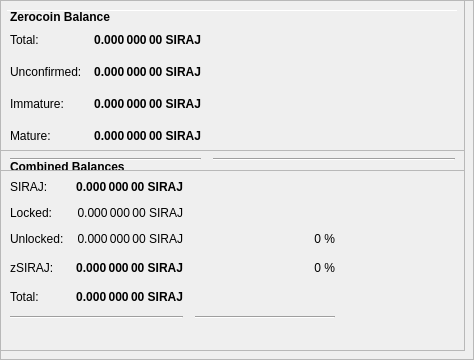
        <widget class="QFrame" name="frameObfuscation">
         <property name="minimumSize">
          <size>
           <width>0</width>
           <height>350</height>
          </size>
         </property>
         <property name="layoutDirection">
          <enum>Qt::LeftToRight</enum>
         </property>
         <property name="frameShape">
          <enum>QFrame::StyledPanel</enum>
         </property>
         <property name="frameShadow">
          <enum>QFrame::Raised</enum>
         </property>
         <widget class="QPushButton" name="runAutoDenom">
          <property name="geometry">
           <rect>
            <x>251</x>
            <y>17</y>
            <width>1</width>
            <height>1</height>
           </rect>
          </property>
          <property name="palette">
           <palette>
            <active>
             <colorrole role="WindowText">
              <brush brushstyle="SolidPattern">
               <color alpha="255">
                <red>0</red>
                <green>0</green>
                <blue>0</blue>
               </color>
              </brush>
             </colorrole>
             <colorrole role="Button">
              <brush brushstyle="SolidPattern">
               <color alpha="255">
                <red>239</red>
                <green>238</green>
                <blue>238</blue>
               </color>
              </brush>
             </colorrole>
             <colorrole role="Light">
              <brush brushstyle="SolidPattern">
               <color alpha="255">
                <red>255</red>
                <green>255</green>
                <blue>255</blue>
               </color>
              </brush>
             </colorrole>
             <colorrole role="Midlight">
              <brush brushstyle="SolidPattern">
               <color alpha="255">
                <red>247</red>
                <green>246</green>
                <blue>246</blue>
               </color>
              </brush>
             </colorrole>
             <colorrole role="Dark">
              <brush brushstyle="SolidPattern">
               <color alpha="255">
                <red>119</red>
                <green>119</green>
                <blue>119</blue>
               </color>
              </brush>
             </colorrole>
             <colorrole role="Mid">
              <brush brushstyle="SolidPattern">
               <color alpha="255">
                <red>159</red>
                <green>159</green>
                <blue>159</blue>
               </color>
              </brush>
             </colorrole>
             <colorrole role="Text">
              <brush brushstyle="SolidPattern">
               <color alpha="255">
                <red>0</red>
                <green>0</green>
                <blue>0</blue>
               </color>
              </brush>
             </colorrole>
             <colorrole role="BrightText">
              <brush brushstyle="SolidPattern">
               <color alpha="255">
                <red>255</red>
                <green>255</green>
                <blue>255</blue>
               </color>
              </brush>
             </colorrole>
             <colorrole role="ButtonText">
              <brush brushstyle="SolidPattern">
               <color alpha="255">
                <red>0</red>
                <green>0</green>
                <blue>0</blue>
               </color>
              </brush>
             </colorrole>
             <colorrole role="Base">
              <brush brushstyle="SolidPattern">
               <color alpha="255">
                <red>255</red>
                <green>255</green>
                <blue>255</blue>
               </color>
              </brush>
             </colorrole>
             <colorrole role="Window">
              <brush brushstyle="SolidPattern">
               <color alpha="255">
                <red>239</red>
                <green>238</green>
                <blue>238</blue>
               </color>
              </brush>
             </colorrole>
             <colorrole role="Shadow">
              <brush brushstyle="SolidPattern">
               <color alpha="255">
                <red>0</red>
                <green>0</green>
                <blue>0</blue>
               </color>
              </brush>
             </colorrole>
             <colorrole role="AlternateBase">
              <brush brushstyle="SolidPattern">
               <color alpha="255">
                <red>247</red>
                <green>246</green>
                <blue>246</blue>
               </color>
              </brush>
             </colorrole>
             <colorrole role="ToolTipBase">
              <brush brushstyle="SolidPattern">
               <color alpha="255">
                <red>255</red>
                <green>255</green>
                <blue>220</blue>
               </color>
              </brush>
             </colorrole>
             <colorrole role="ToolTipText">
              <brush brushstyle="SolidPattern">
               <color alpha="255">
                <red>0</red>
                <green>0</green>
                <blue>0</blue>
               </color>
              </brush>
             </colorrole>
            </active>
            <inactive>
             <colorrole role="WindowText">
              <brush brushstyle="SolidPattern">
               <color alpha="255">
                <red>0</red>
                <green>0</green>
                <blue>0</blue>
               </color>
              </brush>
             </colorrole>
             <colorrole role="Button">
              <brush brushstyle="SolidPattern">
               <color alpha="255">
                <red>239</red>
                <green>238</green>
                <blue>238</blue>
               </color>
              </brush>
             </colorrole>
             <colorrole role="Light">
              <brush brushstyle="SolidPattern">
               <color alpha="255">
                <red>255</red>
                <green>255</green>
                <blue>255</blue>
               </color>
              </brush>
             </colorrole>
             <colorrole role="Midlight">
              <brush brushstyle="SolidPattern">
               <color alpha="255">
                <red>247</red>
                <green>246</green>
                <blue>246</blue>
               </color>
              </brush>
             </colorrole>
             <colorrole role="Dark">
              <brush brushstyle="SolidPattern">
               <color alpha="255">
                <red>119</red>
                <green>119</green>
                <blue>119</blue>
               </color>
              </brush>
             </colorrole>
             <colorrole role="Mid">
              <brush brushstyle="SolidPattern">
               <color alpha="255">
                <red>159</red>
                <green>159</green>
                <blue>159</blue>
               </color>
              </brush>
             </colorrole>
             <colorrole role="Text">
              <brush brushstyle="SolidPattern">
               <color alpha="255">
                <red>0</red>
                <green>0</green>
                <blue>0</blue>
               </color>
              </brush>
             </colorrole>
             <colorrole role="BrightText">
              <brush brushstyle="SolidPattern">
               <color alpha="255">
                <red>255</red>
                <green>255</green>
                <blue>255</blue>
               </color>
              </brush>
             </colorrole>
             <colorrole role="ButtonText">
              <brush brushstyle="SolidPattern">
               <color alpha="255">
                <red>0</red>
                <green>0</green>
                <blue>0</blue>
               </color>
              </brush>
             </colorrole>
             <colorrole role="Base">
              <brush brushstyle="SolidPattern">
               <color alpha="255">
                <red>255</red>
                <green>255</green>
                <blue>255</blue>
               </color>
              </brush>
             </colorrole>
             <colorrole role="Window">
              <brush brushstyle="SolidPattern">
               <color alpha="255">
                <red>239</red>
                <green>238</green>
                <blue>238</blue>
               </color>
              </brush>
             </colorrole>
             <colorrole role="Shadow">
              <brush brushstyle="SolidPattern">
               <color alpha="255">
                <red>0</red>
                <green>0</green>
                <blue>0</blue>
               </color>
              </brush>
             </colorrole>
             <colorrole role="AlternateBase">
              <brush brushstyle="SolidPattern">
               <color alpha="255">
                <red>247</red>
                <green>246</green>
                <blue>246</blue>
               </color>
              </brush>
             </colorrole>
             <colorrole role="ToolTipBase">
              <brush brushstyle="SolidPattern">
               <color alpha="255">
                <red>255</red>
                <green>255</green>
                <blue>220</blue>
               </color>
              </brush>
             </colorrole>
             <colorrole role="ToolTipText">
              <brush brushstyle="SolidPattern">
               <color alpha="255">
                <red>0</red>
                <green>0</green>
                <blue>0</blue>
               </color>
              </brush>
             </colorrole>
            </inactive>
            <disabled>
             <colorrole role="WindowText">
              <brush brushstyle="SolidPattern">
               <color alpha="255">
                <red>119</red>
                <green>119</green>
                <blue>119</blue>
               </color>
              </brush>
             </colorrole>
             <colorrole role="Button">
              <brush brushstyle="SolidPattern">
               <color alpha="255">
                <red>239</red>
                <green>238</green>
                <blue>238</blue>
               </color>
              </brush>
             </colorrole>
             <colorrole role="Light">
              <brush brushstyle="SolidPattern">
               <color alpha="255">
                <red>255</red>
                <green>255</green>
                <blue>255</blue>
               </color>
              </brush>
             </colorrole>
             <colorrole role="Midlight">
              <brush brushstyle="SolidPattern">
               <color alpha="255">
                <red>247</red>
                <green>246</green>
                <blue>246</blue>
               </color>
              </brush>
             </colorrole>
             <colorrole role="Dark">
              <brush brushstyle="SolidPattern">
               <color alpha="255">
                <red>119</red>
                <green>119</green>
                <blue>119</blue>
               </color>
              </brush>
             </colorrole>
             <colorrole role="Mid">
              <brush brushstyle="SolidPattern">
               <color alpha="255">
                <red>159</red>
                <green>159</green>
                <blue>159</blue>
               </color>
              </brush>
             </colorrole>
             <colorrole role="Text">
              <brush brushstyle="SolidPattern">
               <color alpha="255">
                <red>119</red>
                <green>119</green>
                <blue>119</blue>
               </color>
              </brush>
             </colorrole>
             <colorrole role="BrightText">
              <brush brushstyle="SolidPattern">
               <color alpha="255">
                <red>255</red>
                <green>255</green>
                <blue>255</blue>
               </color>
              </brush>
             </colorrole>
             <colorrole role="ButtonText">
              <brush brushstyle="SolidPattern">
               <color alpha="255">
                <red>119</red>
                <green>119</green>
                <blue>119</blue>
               </color>
              </brush>
             </colorrole>
             <colorrole role="Base">
              <brush brushstyle="SolidPattern">
               <color alpha="255">
                <red>239</red>
                <green>238</green>
                <blue>238</blue>
               </color>
              </brush>
             </colorrole>
             <colorrole role="Window">
              <brush brushstyle="SolidPattern">
               <color alpha="255">
                <red>239</red>
                <green>238</green>
                <blue>238</blue>
               </color>
              </brush>
             </colorrole>
             <colorrole role="Shadow">
              <brush brushstyle="SolidPattern">
               <color alpha="255">
                <red>0</red>
                <green>0</green>
                <blue>0</blue>
               </color>
              </brush>
             </colorrole>
             <colorrole role="AlternateBase">
              <brush brushstyle="SolidPattern">
               <color alpha="255">
                <red>239</red>
                <green>238</green>
                <blue>238</blue>
               </color>
              </brush>
             </colorrole>
             <colorrole role="ToolTipBase">
              <brush brushstyle="SolidPattern">
               <color alpha="255">
                <red>255</red>
                <green>255</green>
                <blue>220</blue>
               </color>
              </brush>
             </colorrole>
             <colorrole role="ToolTipText">
              <brush brushstyle="SolidPattern">
               <color alpha="255">
                <red>0</red>
                <green>0</green>
                <blue>0</blue>
               </color>
              </brush>
             </colorrole>
            </disabled>
           </palette>
          </property>
          <property name="focusPolicy">
           <enum>Qt::NoFocus</enum>
          </property>
          <property name="autoFillBackground">
           <bool>true</bool>
          </property>
          <property name="text">
           <string/>
          </property>
          <property name="flat">
           <bool>true</bool>
          </property>
         </widget>
         <widget class="Line" name="line">
          <property name="geometry">
           <rect>
            <x>7</x>
            <y>10</y>
            <width>451</width>
            <height>1</height>
           </rect>
          </property>
          <property name="orientation">
           <enum>Qt::Horizontal</enum>
          </property>
         </widget>
         <widget class="QFrame" name="frame_3">
          <property name="geometry">
           <rect>
            <x>0</x>
            <y>150</y>
            <width>465</width>
            <height>201</height>
           </rect>
          </property>
          <property name="frameShape">
           <enum>QFrame::StyledPanel</enum>
          </property>
          <property name="frameShadow">
           <enum>QFrame::Raised</enum>
          </property>
          <layout class="QVBoxLayout" name="verticalLayout_5">
           <item>
            <layout class="QHBoxLayout" name="horizontalLayout_5" stretch="0">
             <item>
              <widget class="QLabel" name="label_5z">
               <property name="maximumSize">
                <size>
                 <width>16777215</width>
                 <height>20</height>
                </size>
               </property>
               <property name="font">
                <font>
                 <weight>75</weight>
                 <bold>true</bold>
                </font>
               </property>
               <property name="toolTip">
                <string>Combined Balances (including unconfirmed and immature coins)</string>
               </property>
               <property name="text">
                <string>&lt;html&gt;&lt;head/&gt;&lt;body&gt;&lt;p&gt;Combined Balances&lt;/p&gt;&lt;/body&gt;&lt;/html&gt;</string>
               </property>
              </widget>
             </item>
            </layout>
           </item>
           <item>
            <layout class="QGridLayout" name="gridLayout_3">
             <property name="spacing">
              <number>12</number>
             </property>
             <item row="7" column="0" colspan="2">
              <widget class="Line" name="lineSpendableBalance_3">
               <property name="orientation">
                <enum>Qt::Horizontal</enum>
               </property>
              </widget>
             </item>
             <item row="7" column="2">
              <widget class="Line" name="lineWatchBalance_3">
               <property name="sizePolicy">
                <sizepolicy hsizetype="Preferred" vsizetype="Fixed">
                 <horstretch>0</horstretch>
                 <verstretch>0</verstretch>
                </sizepolicy>
               </property>
               <property name="minimumSize">
                <size>
                 <width>140</width>
                 <height>0</height>
                </size>
               </property>
               <property name="orientation">
                <enum>Qt::Horizontal</enum>
               </property>
              </widget>
             </item>
             <item row="4" column="1">
              <widget class="QLabel" name="labelzBalancez">
               <property name="font">
                <font>
                 <weight>75</weight>
                 <bold>true</bold>
                </font>
               </property>
               <property name="cursor">
                <cursorShape>IBeamCursor</cursorShape>
               </property>
               <property name="toolTip">
                <string>Total of transactions that have yet to be confirmed, and do not yet count toward the spendable balance</string>
               </property>
               <property name="text">
                <string notr="true">0.000 000 00 SIRAJ</string>
               </property>
               <property name="alignment">
                <set>Qt::AlignRight|Qt::AlignTrailing|Qt::AlignVCenter</set>
               </property>
               <property name="textInteractionFlags">
                <set>Qt::LinksAccessibleByMouse|Qt::TextSelectableByKeyboard|Qt::TextSelectableByMouse</set>
               </property>
              </widget>
             </item>
             <item row="6" column="1">
              <widget class="QLabel" name="labelTotalz">
               <property name="font">
                <font>
                 <weight>75</weight>
                 <bold>true</bold>
                </font>
               </property>
               <property name="cursor">
                <cursorShape>IBeamCursor</cursorShape>
               </property>
               <property name="toolTip">
                <string>Total Balance, including unconfirmed and immature coins.</string>
               </property>
               <property name="text">
                <string notr="true">0.000 000 00 SIRAJ</string>
               </property>
               <property name="alignment">
                <set>Qt::AlignRight|Qt::AlignTrailing|Qt::AlignVCenter</set>
               </property>
               <property name="textInteractionFlags">
                <set>Qt::LinksAccessibleByMouse|Qt::TextSelectableByKeyboard|Qt::TextSelectableByMouse</set>
               </property>
              </widget>
             </item>
             <item row="4" column="3">
              <spacer name="horizontalSpacer_6">
               <property name="orientation">
                <enum>Qt::Horizontal</enum>
               </property>
               <property name="sizeHint" stdset="0">
                <size>
                 <width>40</width>
                 <height>20</height>
                </size>
               </property>
              </spacer>
             </item>
             <item row="6" column="0">
              <widget class="QLabel" name="labelTotalTextz">
               <property name="text">
                <string>Total:</string>
               </property>
              </widget>
             </item>
             <item row="1" column="0">
              <widget class="QLabel" name="labelBalanceTextz">
               <property name="text">
                <string>SIRAJ:</string>
               </property>
              </widget>
             </item>
             <item row="1" column="1">
              <widget class="QLabel" name="labelBalancez">
               <property name="font">
                <font>
                 <weight>75</weight>
                 <bold>true</bold>
                </font>
               </property>
               <property name="cursor">
                <cursorShape>IBeamCursor</cursorShape>
               </property>
               <property name="toolTip">
                <string>Your current spendable balance</string>
               </property>
               <property name="text">
                <string notr="true">0.000 000 00 SIRAJ</string>
               </property>
               <property name="alignment">
                <set>Qt::AlignRight|Qt::AlignTrailing|Qt::AlignVCenter</set>
               </property>
               <property name="textInteractionFlags">
                <set>Qt::LinksAccessibleByMouse|Qt::TextSelectableByKeyboard|Qt::TextSelectableByMouse</set>
               </property>
              </widget>
             </item>
             <item row="4" column="0">
              <widget class="QLabel" name="labelzBalanceTextz">
               <property name="toolTip">
                <string/>
               </property>
               <property name="text">
                <string>zSIRAJ:</string>
               </property>
              </widget>
             </item>
             <item row="4" column="2">
              <widget class="QLabel" name="labelzSIRAJPercent">
               <property name="toolTip">
                <string>Current percentage of zSIRAJ.
If AutoMint is enabled this percentage will settle around the configured AutoMint percentage (default = 10%)</string>
               </property>
               <property name="text">
                <string>0 %</string>
               </property>
               <property name="alignment">
                <set>Qt::AlignRight|Qt::AlignTrailing|Qt::AlignVCenter</set>
               </property>
              </widget>
             </item>
             <item row="6" column="2">
              <widget class="QLabel" name="label100Percent">
               <property name="text">
                <string/>
               </property>
               <property name="alignment">
                <set>Qt::AlignRight|Qt::AlignTrailing|Qt::AlignVCenter</set>
               </property>
              </widget>
             </item>
             <item row="2" column="1">
              <widget class="QLabel" name="labelLockedBalance">
               <property name="toolTip">
                <string>Locked SIRAJ or Masternode collaterals. These are excluded from zSIRAJ minting.</string>
               </property>
               <property name="text">
                <string>0.000 000 00 SIRAJ</string>
               </property>
               <property name="alignment">
                <set>Qt::AlignRight|Qt::AlignTrailing|Qt::AlignVCenter</set>
               </property>
              </widget>
             </item>
             <item row="2" column="0">
              <widget class="QLabel" name="labelLockedBalanceText">
               <property name="toolTip">
                <string>Locked SIRAJ or Masternode collaterals. These are excluded from zSIRAJ minting.</string>
               </property>
               <property name="text">
                <string>Locked:</string>
               </property>
              </widget>
             </item>
             <item row="3" column="0">
              <widget class="QLabel" name="labelUnLockedBalanceText">
               <property name="toolTip">
                <string>Unlocked SIRAJs. These can be used for zSIRAJ minting.</string>
               </property>
               <property name="text">
                <string>Unlocked:</string>
               </property>
              </widget>
             </item>
             <item row="3" column="1">
              <widget class="QLabel" name="labelUnLockedBalance">
               <property name="toolTip">
                <string>Unlocked SIRAJs. These can be used for zSIRAJ minting.</string>
               </property>
               <property name="text">
                <string>0.000 000 00 SIRAJ</string>
               </property>
               <property name="alignment">
                <set>Qt::AlignRight|Qt::AlignTrailing|Qt::AlignVCenter</set>
               </property>
              </widget>
             </item>
             <item row="3" column="2">
              <widget class="QLabel" name="labelSIRAJPercent">
               <property name="text">
                <string>0 %</string>
               </property>
               <property name="alignment">
                <set>Qt::AlignRight|Qt::AlignTrailing|Qt::AlignVCenter</set>
               </property>
              </widget>
             </item>
            </layout>
           </item>
           <item>
            <spacer name="verticalSpacer">
             <property name="orientation">
              <enum>Qt::Vertical</enum>
             </property>
             <property name="sizeHint" stdset="0">
              <size>
               <width>20</width>
               <height>40</height>
              </size>
             </property>
            </spacer>
           </item>
          </layout>
         </widget>
         <widget class="QFrame" name="frame_4">
          <property name="geometry">
           <rect>
            <x>0</x>
            <y>0</y>
            <width>465</width>
            <height>171</height>
           </rect>
          </property>
          <property name="frameShape">
           <enum>QFrame::StyledPanel</enum>
          </property>
          <property name="frameShadow">
           <enum>QFrame::Raised</enum>
          </property>
          <layout class="QVBoxLayout" name="verticalLayout_7">
           <item>
            <layout class="QHBoxLayout" name="horizontalLayout_8" stretch="0">
             <item>
              <widget class="QLabel" name="label_5z_3">
               <property name="maximumSize">
                <size>
                 <width>16777215</width>
                 <height>20</height>
                </size>
               </property>
               <property name="font">
                <font>
                 <weight>75</weight>
                 <bold>true</bold>
                </font>
               </property>
               <property name="text">
                <string>Zerocoin Balance</string>
               </property>
              </widget>
             </item>
            </layout>
           </item>
           <item>
            <layout class="QGridLayout" name="gridLayout_5">
             <property name="spacing">
              <number>12</number>
             </property>
             <item row="4" column="0">
              <widget class="QLabel" name="labelzBalanceMatureText">
               <property name="toolTip">
                <string>Mature: more than 20 confirmation and more than 3 mints of the same denomination after it was minted.
These zSIRAJ are spendable.</string>
               </property>
               <property name="text">
                <string>Mature:</string>
               </property>
              </widget>
             </item>
             <item row="5" column="0" colspan="2">
              <widget class="Line" name="lineSpendableBalance_5">
               <property name="orientation">
                <enum>Qt::Horizontal</enum>
               </property>
              </widget>
             </item>
             <item row="1" column="1">
              <widget class="QLabel" name="labelzBalance">
               <property name="font">
                <font>
                 <weight>75</weight>
                 <bold>true</bold>
                </font>
               </property>
               <property name="cursor">
                <cursorShape>IBeamCursor</cursorShape>
               </property>
               <property name="toolTip">
                <string>All available zSIRAJ, unconfirmed and immature zSIRAJ included.</string>
               </property>
               <property name="text">
                <string notr="true">0.000 000 00 SIRAJ</string>
               </property>
               <property name="alignment">
                <set>Qt::AlignRight|Qt::AlignTrailing|Qt::AlignVCenter</set>
               </property>
               <property name="textInteractionFlags">
                <set>Qt::LinksAccessibleByMouse|Qt::TextSelectableByKeyboard|Qt::TextSelectableByMouse</set>
               </property>
              </widget>
             </item>
             <item row="5" column="2">
              <widget class="Line" name="lineWatchBalance_5">
               <property name="sizePolicy">
                <sizepolicy hsizetype="Preferred" vsizetype="Fixed">
                 <horstretch>0</horstretch>
                 <verstretch>0</verstretch>
                </sizepolicy>
               </property>
               <property name="minimumSize">
                <size>
                 <width>140</width>
                 <height>0</height>
                </size>
               </property>
               <property name="orientation">
                <enum>Qt::Horizontal</enum>
               </property>
              </widget>
             </item>
             <item row="1" column="0">
              <widget class="QLabel" name="labelzBalanceText">
               <property name="toolTip">
                <string>All available zSIRAJ, unconfirmed and immature zSIRAJ included.</string>
               </property>
               <property name="text">
                <string>Total:</string>
               </property>
              </widget>
             </item>
             <item row="1" column="2">
              <spacer name="horizontalSpacer_8">
               <property name="orientation">
                <enum>Qt::Horizontal</enum>
               </property>
               <property name="sizeHint" stdset="0">
                <size>
                 <width>40</width>
                 <height>20</height>
                </size>
               </property>
              </spacer>
             </item>
             <item row="4" column="2">
              <spacer name="horizontalSpacer_4">
               <property name="orientation">
                <enum>Qt::Horizontal</enum>
               </property>
               <property name="sizeHint" stdset="0">
                <size>
                 <width>40</width>
                 <height>20</height>
                </size>
               </property>
              </spacer>
             </item>
             <item row="4" column="1">
              <widget class="QLabel" name="labelzBalanceMature">
               <property name="font">
                <font>
                 <weight>75</weight>
                 <bold>true</bold>
                </font>
               </property>
               <property name="toolTip">
                <string>Mature: more than 20 confirmation and more than 3 mints of the same denomination after it was minted.
These zSIRAJ are spendable.</string>
               </property>
               <property name="text">
                <string>0.000 000 00 SIRAJ</string>
               </property>
               <property name="alignment">
                <set>Qt::AlignRight|Qt::AlignTrailing|Qt::AlignVCenter</set>
               </property>
              </widget>
             </item>
             <item row="2" column="0">
              <widget class="QLabel" name="labelzBalanceUnconfirmedText">
               <property name="toolTip">
                <string>Unconfirmed: less than 20 confirmations
Immature: confirmed, but less than 3 mints of the same denomination after it was minted</string>
               </property>
               <property name="text">
                <string>Unconfirmed:</string>
               </property>
              </widget>
             </item>
             <item row="2" column="1">
              <widget class="QLabel" name="labelzBalanceUnconfirmed">
               <property name="font">
                <font>
                 <weight>75</weight>
                 <bold>true</bold>
                </font>
               </property>
               <property name="toolTip">
                <string>Unconfirmed: less than 20 confirmations
Immature: confirmed, but less than 3 mints of the same denomination after it was minted</string>
               </property>
               <property name="text">
                <string>0.000 000 00 SIRAJ</string>
               </property>
               <property name="alignment">
                <set>Qt::AlignRight|Qt::AlignTrailing|Qt::AlignVCenter</set>
               </property>
              </widget>
             </item>
             <item row="2" column="2">
              <spacer name="horizontalSpacer_5">
               <property name="orientation">
                <enum>Qt::Horizontal</enum>
               </property>
               <property name="sizeHint" stdset="0">
                <size>
                 <width>40</width>
                 <height>20</height>
                </size>
               </property>
              </spacer>
             </item>
             <item row="3" column="0">
              <widget class="QLabel" name="labelzBalanceImmatureText">
               <property name="toolTip">
                <string>Unconfirmed: less than 20 confirmations
Immature: confirmed, but less than 3 mints of the same denomination after it was minted</string>
               </property>
               <property name="text">
                <string>Immature:</string>
               </property>
              </widget>
             </item>
             <item row="3" column="1">
              <widget class="QLabel" name="labelzBalanceImmature">
               <property name="font">
                <font>
                 <weight>75</weight>
                 <bold>true</bold>
                </font>
               </property>
               <property name="toolTip">
                <string>Unconfirmed: less than 20 confirmations
Immature: confirmed, but less than 3 mints of the same denomination after it was minted</string>
               </property>
               <property name="text">
                <string>0.000 000 00 SIRAJ</string>
               </property>
               <property name="alignment">
                <set>Qt::AlignRight|Qt::AlignTrailing|Qt::AlignVCenter</set>
               </property>
              </widget>
             </item>
             <item row="3" column="2">
              <spacer name="horizontalSpacer_7">
               <property name="orientation">
                <enum>Qt::Horizontal</enum>
               </property>
               <property name="sizeHint" stdset="0">
                <size>
                 <width>40</width>
                 <height>20</height>
                </size>
               </property>
              </spacer>
             </item>
            </layout>
           </item>
          </layout>
         </widget>
        </widget>
